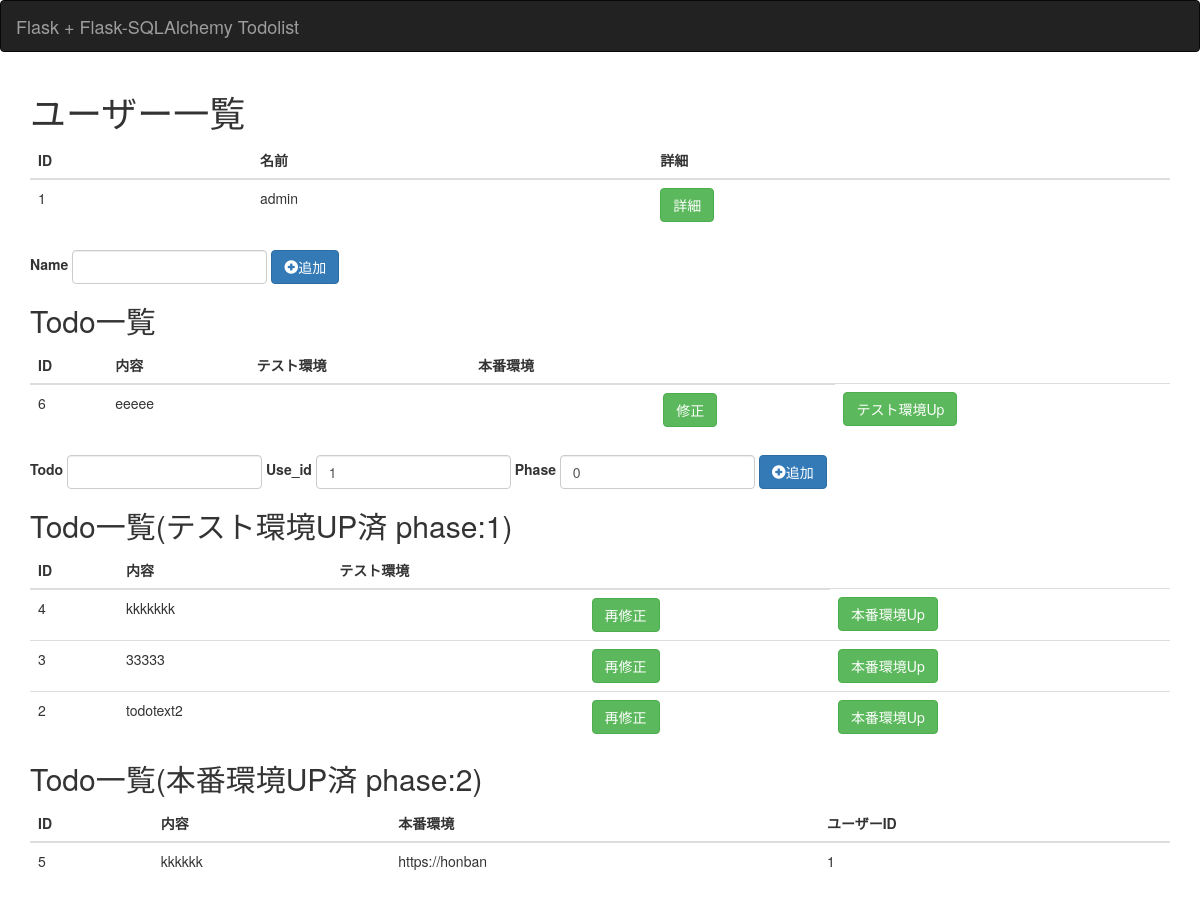
Before: / with the older database file.
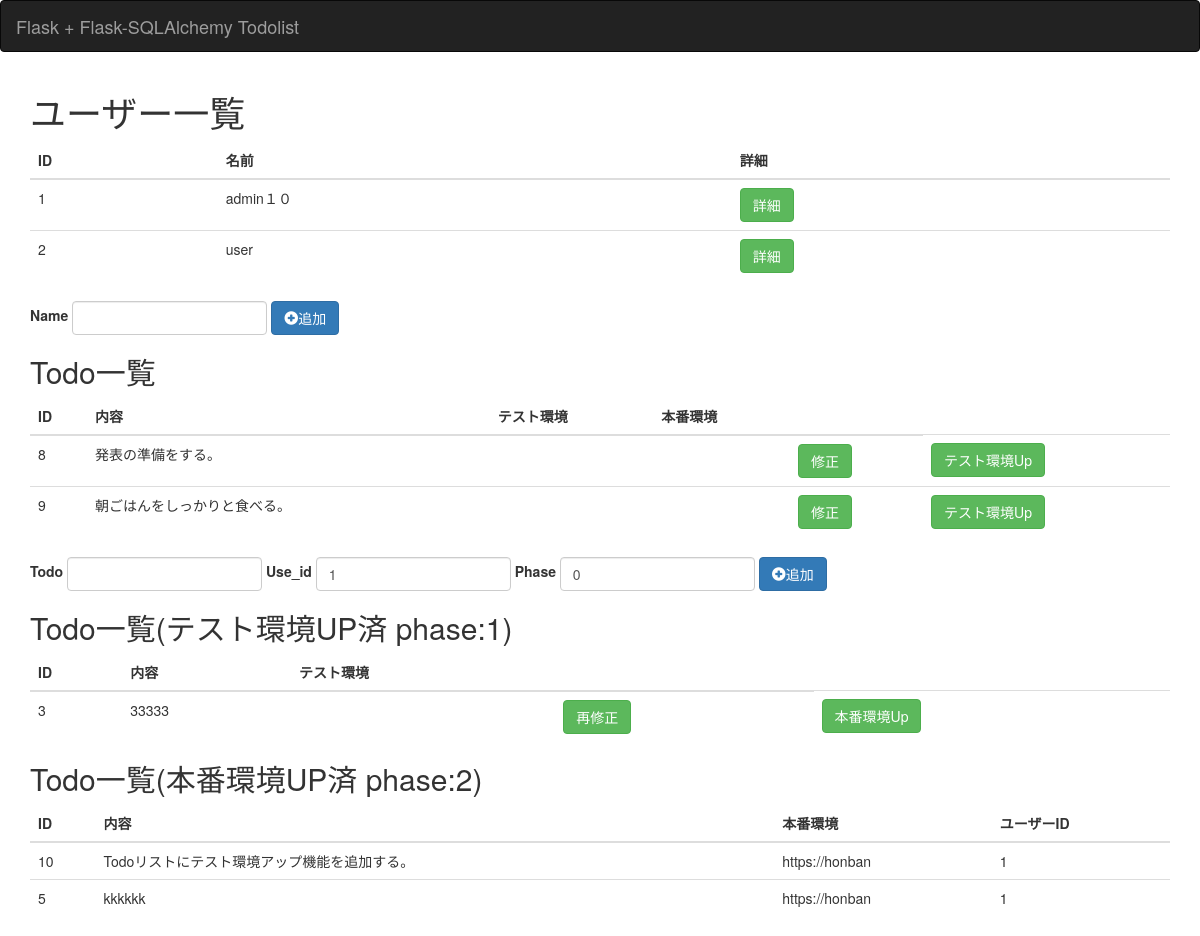
After: the same page with the newer database file.
### todo.py (models this page shows, shortened)
class User(db.Model):
  id = db.Column(db.Integer, primary_key=True)
  username = db.Column(db.String(80), unique=True)

class Todo(db.Model):
  id = db.Column(db.Integer, primary_key=True)
  todotext = db.Column(db.String(890))
  user_id = db.Column(db.Integer)
  phase = db.Column(db.Integer)  #0:未着手 1:テストUP 2:本番環境UP
  test_url = db.Column(db.String(80))
  product_url = db.Column(db.String(80))

### todo.py (the view)
@app.route("/")
def top():
  user_list = User.query.all()
  todo_list = Todo.query.filter(Todo.phase == 0).order_by(Todo.id.asc()).all()
  todo_phase1_list = Todo.query.filter(Todo.phase == 1).order_by(Todo.id.desc()).all()
  todo_phase2_list = Todo.query.filter(Todo.phase == 2).order_by(Todo.id.desc()).all()
  return render_template('top.html',title='ユーザー一覧', user_list=user_list, todo_list=todo_list, todo_phase1_list=todo_phase1_list, todo_phase2_list=todo_phase2_list)

### templates/top.html (shortened to what this page needs)
{% extends 'layout.html' %}
{% block content %}
  <h1>{{ title }}</h1>
  <table class="table">
    <thead>
      <tr>
        <th>ID</th>
        <th>名前</th>
        <th>詳細</th>
      </tr>
    </thead>
    <tbody>
      {% for user in user_list %}
      <tr>
        <td>{{ user.id }}</td>
        <td>{{ user.username }}</td>
        <td>
          <a href="{{ url_for('show_user', user_id=user.id) }}" class="btn btn-success">
            詳細
          </a>
        </td>
      </tr>
      {% endfor %}
    </tbody>
  </table>
  <form action="{{ url_for('add_user')}}" method="post"" class="form-inline">
    <label for="username">Name</label>
    <input type="text" class="form-control" id="username" name="username">
    <button type="submit" class="btn btn-primary">
      <span class="glyphicon glyphicon-plus-sign" aria-hidden="true"></span>追加
    </button>
  </form>
  <h2>Todo一覧</h2>
  <table class="table">
    <thead>
      <tr>
        <th>ID</th>
        <th>内容</th>
        <th>テスト環境</th>
        <th>本番環境</th>
        <th></th>
      </tr>
    </thead>
      {% for todo in todo_list %}
      <tr>
        <td>{{ todo.id }}</td>
        <td>{{ todo.todotext }}</td>
        <td>{{ todo.test_url }}</td>
        <td>{{ todo.product_url }}</td>
        <td>
          <a href="{{ url_for('show_todo', todo_id=todo.id) }}" class="btn btn-success">
            修正
          </a>
        </td>
        <td>
          <a href="{{ url_for('phaseup_todo', todo_id=todo.id) }}" class="btn btn-success">
            テスト環境Up
          </a>
        </td>
      </tr>
      {% endfor %}
  </table>
  <form action="{{ url_for('add_todo')}}" method="post"" class="form-inline">
    <label for="todotext">Todo</label>
    <input type="text" class="form-control" id="todotext" name="todotext">
    <label for="user_id">Use_id</label>
    <input type="text" class="form-control" id="user_id" name="user_id" value="1">
    <label for="phase">Phase</label>
    <input type="text" class="form-control" id="phase" name="phase" value="0">
    <button type="submit" class="btn btn-primary">
      <span class="glyphicon glyphicon-plus-sign" aria-hidden="true"></span>追加
    </button>
  </form>
  <h2>Todo一覧(テスト環境UP済 phase:1)</h2>
  <table class="table">
    <thead>
      <tr>
        <th>ID</th>
        <th>内容</th>
        <th>テスト環境</th>
        <th></th>
      </tr>
    </thead>
      {% for todo in todo_phase1_list %}
      <tr>
        <td>{{ todo.id }}</td>
        <td>{{ todo.todotext }}</td>
        <td>{{ todo.test_url }}</td>
        <td>
          <a href="{{ url_for('show_todo', todo_id=todo.id) }}" class="btn btn-success">
            再修正
          </a>
        </td>
        <td>
          <a href="{{ url_for('phaseup_todo', todo_id=todo.id) }}" class="btn btn-success">
            本番環境Up
          </a>
        </td>
      </tr>
      {% endfor %}
  </table>
  <h2>Todo一覧(本番環境UP済 phase:2)</h2>
  <table class="table">
    <thead>
      <tr>
        <th>ID</th>
        <th>内容</th>
        <th>本番環境</th>
        <th>ユーザーID</th>
      </tr>
    </thead>
      {% for todo in todo_phase2_list %}
      <tr>
        <td>{{ todo.id }}</td>
        <td>{{ todo.todotext }}</td>
        <td>{{ todo.product_url }}</td>
        <td>{{ todo.user_id }}</td>
      </tr>
      {% endfor %}
  </table>
{% endblock %}

### templates/layout.html (shortened to what this page needs)
<!DOCTYPE html>
<html lang="ja">
<head>
  <link rel="stylesheet" href="https://maxcdn.bootstrapcdn.com/bootstrap/3.3.7/css/bootstrap.min.css">
</head>
<body>
  <nav class="navbar navbar-inverse">
    <div class="container-fluid">
      <div class="navbar-header">
        <a href="{{ url_for('top') }}" class="navbar-brand">
          Flask + Flask-SQLAlchemy Todolist
        </a>
      </div>
    </div>
  </nav>
  <div class="container">
    {% block content %}{% endblock %}
  </div>
</body>
</html>

Changed rows visible on the page:
removed Todo: id "6", todotext "eeeee", shown under "Todo一覧"
removed Todo: id "4", todotext "kkkkkkk", shown under "Todo一覧(テスト環境UP済 phase:1)"
removed Todo: id "2", todotext "todotext2", shown under "Todo一覧(テスト環境UP済 phase:1)"
changed User id 1: username "admin" → "admin１０"
added User: id "2", username "user"
added Todo: id "8", todotext "発表の準備をする。", shown under "Todo一覧"
added Todo: id "9", todotext "朝ごはんをしっかりと食べる。", shown under "Todo一覧"
added Todo: id "10", todotext "Todoリストにテスト環境アップ機能を追加する。", product_url "https://honban", user_id "1", shown under "Todo一覧(本番環境UP済 phase:2)"
